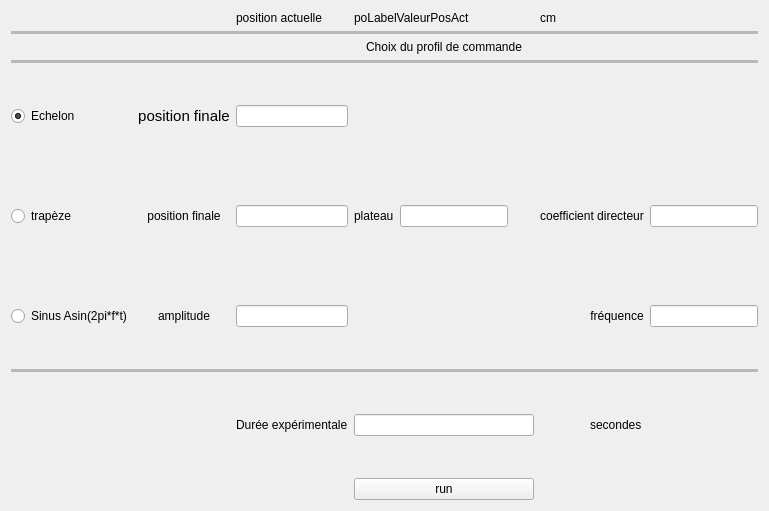
      <widget class="QWidget" name="vitesseTab">
       <property name="autoFillBackground">
        <bool>true</bool>
       </property>
       <attribute name="title">
        <string>Vitesse</string>
       </attribute>
       <layout class="QGridLayout" name="gridLayout_4">
        <item row="0" column="2">
         <widget class="QLabel" name="label_16">
          <property name="text">
           <string>position actuelle</string>
          </property>
         </widget>
        </item>
        <item row="3" column="0" colspan="9">
         <widget class="Line" name="line_4">
          <property name="autoFillBackground">
           <bool>true</bool>
          </property>
          <property name="frameShadow">
           <enum>QFrame::Sunken</enum>
          </property>
          <property name="lineWidth">
           <number>0</number>
          </property>
          <property name="midLineWidth">
           <number>3</number>
          </property>
          <property name="orientation">
           <enum>Qt::Horizontal</enum>
          </property>
         </widget>
        </item>
        <item row="0" column="6">
         <widget class="QLabel" name="label_12">
          <property name="text">
           <string>cm</string>
          </property>
         </widget>
        </item>
        <item row="4" column="0">
         <widget class="QRadioButton" name="radioButtonEch_v">
          <property name="text">
           <string>Echelon</string>
          </property>
          <property name="checked">
           <bool>true</bool>
          </property>
          <attribute name="buttonGroup">
           <string notr="true">buttonGroup_v</string>
          </attribute>
         </widget>
        </item>
        <item row="4" column="2">
         <widget class="QLineEdit" name="lineEditPosFEch_v">
          <property name="text">
           <string/>
          </property>
         </widget>
        </item>
        <item row="4" column="1">
         <widget class="QLabel" name="label_18">
          <property name="font">
           <font>
            <pointsize>11</pointsize>
           </font>
          </property>
          <property name="text">
           <string>position finale</string>
          </property>
          <property name="alignment">
           <set>Qt::AlignCenter</set>
          </property>
         </widget>
        </item>
        <item row="5" column="1">
         <widget class="QLabel" name="label_11">
          <property name="text">
           <string>position finale</string>
          </property>
          <property name="alignment">
           <set>Qt::AlignCenter</set>
          </property>
         </widget>
        </item>
        <item row="1" column="0" colspan="9">
         <widget class="Line" name="line_6">
          <property name="autoFillBackground">
           <bool>true</bool>
          </property>
          <property name="frameShadow">
           <enum>QFrame::Sunken</enum>
          </property>
          <property name="lineWidth">
           <number>0</number>
          </property>
          <property name="midLineWidth">
           <number>3</number>
          </property>
          <property name="orientation">
           <enum>Qt::Horizontal</enum>
          </property>
         </widget>
        </item>
        <item row="6" column="7">
         <widget class="QLabel" name="label_9">
          <property name="text">
           <string>fréquence</string>
          </property>
          <property name="alignment">
           <set>Qt::AlignCenter</set>
          </property>
         </widget>
        </item>
        <item row="5" column="2">
         <widget class="QLineEdit" name="lineEditPosFTri_v">
          <property name="text">
           <string/>
          </property>
         </widget>
        </item>
        <item row="5" column="8">
         <widget class="QLineEdit" name="lineEditCoefDir_v">
          <property name="text">
           <string/>
          </property>
         </widget>
        </item>
        <item row="5" column="0">
         <widget class="QRadioButton" name="radioButtonTri_v">
          <property name="text">
           <string>trapèze</string>
          </property>
          <attribute name="buttonGroup">
           <string notr="true">buttonGroup_v</string>
          </attribute>
         </widget>
        </item>
        <item row="6" column="1">
         <widget class="QLabel" name="label_15">
          <property name="text">
           <string>amplitude</string>
          </property>
          <property name="alignment">
           <set>Qt::AlignCenter</set>
          </property>
         </widget>
        </item>
        <item row="6" column="8">
         <widget class="QLineEdit" name="lineEditFreq_v">
          <property name="text">
           <string/>
          </property>
         </widget>
        </item>
        <item row="8" column="8">
         <spacer name="verticalSpacer_7">
          <property name="orientation">
           <enum>Qt::Vertical</enum>
          </property>
          <property name="sizeType">
           <enum>QSizePolicy::Expanding</enum>
          </property>
          <property name="sizeHint" stdset="0">
           <size>
            <width>20</width>
            <height>94</height>
           </size>
          </property>
         </spacer>
        </item>
        <item row="8" column="7">
         <widget class="QLabel" name="label_17">
          <property name="text">
           <string>secondes</string>
          </property>
         </widget>
        </item>
        <item row="8" column="2">
         <widget class="QLabel" name="label_19">
          <property name="text">
           <string>Durée expérimentale</string>
          </property>
         </widget>
        </item>
        <item row="6" column="2">
         <widget class="QLineEdit" name="lineEditAmp_v">
          <property name="text">
           <string/>
          </property>
         </widget>
        </item>
        <item row="6" column="0">
         <widget class="QRadioButton" name="radioButtonSin_v">
          <property name="text">
           <string>Sinus Asin(2pi*f*t)</string>
          </property>
          <attribute name="buttonGroup">
           <string notr="true">buttonGroup_v</string>
          </attribute>
         </widget>
        </item>
        <item row="7" column="0" colspan="9">
         <widget class="Line" name="line_5">
          <property name="autoFillBackground">
           <bool>true</bool>
          </property>
          <property name="frameShadow">
           <enum>QFrame::Sunken</enum>
          </property>
          <property name="lineWidth">
           <number>0</number>
          </property>
          <property name="midLineWidth">
           <number>3</number>
          </property>
          <property name="orientation">
           <enum>Qt::Horizontal</enum>
          </property>
         </widget>
        </item>
        <item row="5" column="5">
         <spacer name="verticalSpacer_5">
          <property name="orientation">
           <enum>Qt::Vertical</enum>
          </property>
          <property name="sizeHint" stdset="0">
           <size>
            <width>20</width>
            <height>94</height>
           </size>
          </property>
         </spacer>
        </item>
        <item row="5" column="3">
         <widget class="QLabel" name="label_32">
          <property name="text">
           <string>plateau</string>
          </property>
         </widget>
        </item>
        <item row="6" column="5">
         <spacer name="verticalSpacer_6">
          <property name="orientation">
           <enum>Qt::Vertical</enum>
          </property>
          <property name="sizeHint" stdset="0">
           <size>
            <width>20</width>
            <height>94</height>
           </size>
          </property>
         </spacer>
        </item>
        <item row="4" column="5">
         <spacer name="verticalSpacer_8">
          <property name="orientation">
           <enum>Qt::Vertical</enum>
          </property>
          <property name="sizeHint" stdset="0">
           <size>
            <width>20</width>
            <height>94</height>
           </size>
          </property>
         </spacer>
        </item>
        <item row="5" column="4">
         <widget class="QLineEdit" name="lineEditPlat_v"/>
        </item>
        <item row="2" column="3" colspan="3">
         <widget class="QLabel" name="label_20">
          <property name="text">
           <string>Choix du profil de commande</string>
          </property>
          <property name="alignment">
           <set>Qt::AlignCenter</set>
          </property>
         </widget>
        </item>
        <item row="0" column="3" colspan="3">
         <widget class="QLabel" name="poLabelValeurPosAct_v">
          <property name="text">
           <string>poLabelValeurPosAct</string>
          </property>
         </widget>
        </item>
        <item row="8" column="3" colspan="3">
         <widget class="QLineEdit" name="lineEditDur_v">
          <property name="text">
           <string/>
          </property>
         </widget>
        </item>
        <item row="5" column="6" colspan="2">
         <widget class="QLabel" name="label_10">
          <property name="text">
           <string>coefficient directeur</string>
          </property>
          <property name="alignment">
           <set>Qt::AlignCenter</set>
          </property>
         </widget>
        </item>
        <item row="9" column="3" colspan="3">
         <widget class="QPushButton" name="run_v">
          <property name="text">
           <string>run</string>
          </property>
         </widget>
        </item>
       </layout>
      </widget>
